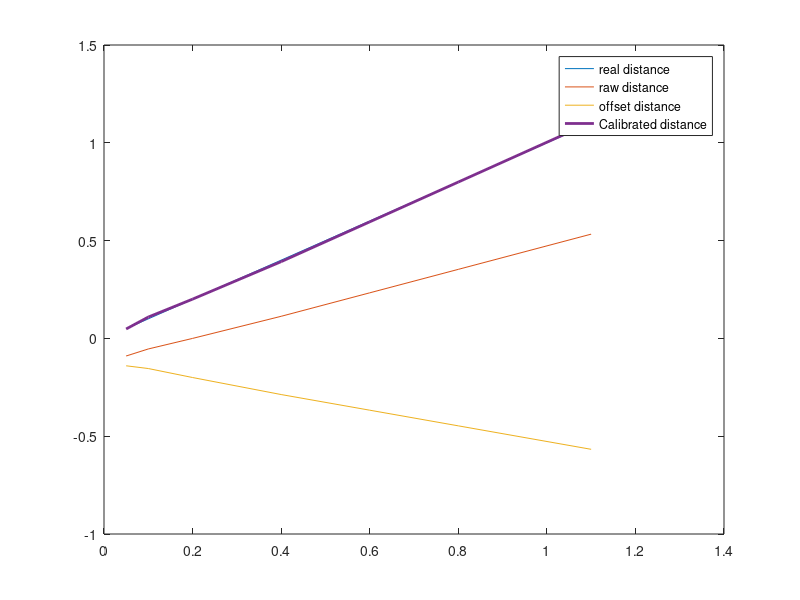

Recreate this plot in MATLAB.
clc;
clear;
close all;

real_distance_m = [0.07 0.1 0.14 0.16 0.2 0.3 0.4 0.5 0.6 0.7 0.8 0.9 1 1.1 1.5];
sensor_data_m = [0.012 0.05 0.09 0.1 0.126 0.198 0.288 0.36 0.492 0.594 0.666 0.756 0.846 0.936 1.272];

real_distance_m = [0.05 0.1 0.2 0.40 0.60 0.8 1.1];
sensor_data_m = [-0.09 -0.054 0 0.113 0.233 0.353 0.533];

% real_distance_m =   [0.06       0.1    0.2    0.7    1.3     1.7];
% sensor_data_m =     [-0.071     -0.048 0.012  0.239  0.684   0.93];

offset_data = sensor_data_m - real_distance_m;
n_samples = length(real_distance_m);

plot(real_distance_m, real_distance_m);
hold on;

plot(real_distance_m, sensor_data_m);
hold on;

plot(real_distance_m, offset_data);
hold on;


c = polyfit(sensor_data_m,offset_data,1);
y_est = polyval(c,sensor_data_m);
calibrated_data = sensor_data_m - y_est;
hold on;
% plot(real_distance_m,y_est,'r--','LineWidth',2)

hold on;
plot(real_distance_m,calibrated_data,'LineWidth',2)
hold off

legend({'real distance', 'raw distance','offset distance','Calibrated distance'})

fprintf('calibrated_data = sensor_data - offset\n')
fprintf('offset = %.3f*sensor_data + %.3f\n',c)




